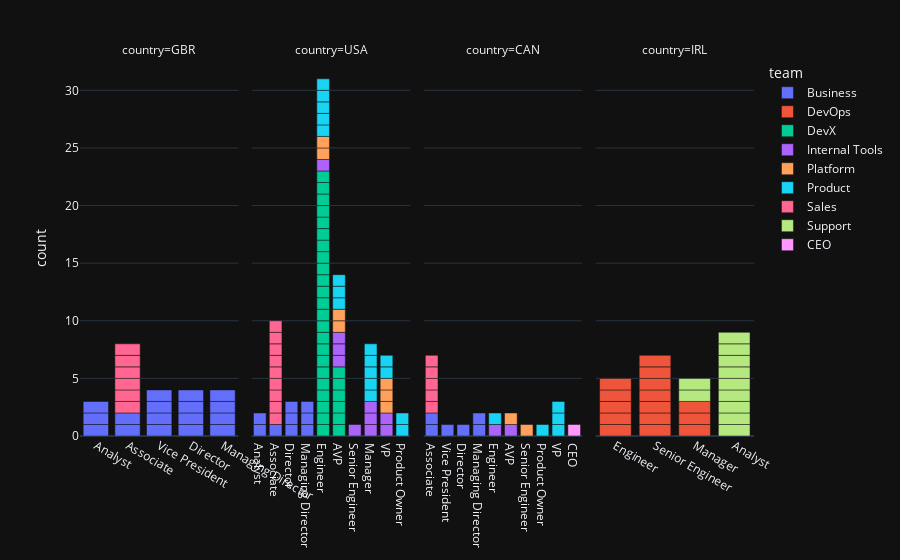

Notebook code cell kept with this figure:
### Code cell
import plotly.express as px
fig = px.bar(expanded_df, x="title", color="team", hover_data=["team","tz","city"], facet_col="country", template="plotly_dark")

fig.update_xaxes(matches=None, title_text=None)

### Figure 1 — Plotly figure (JSON) as saved in the notebook; plotly's stock layout.template omitted (floating-point values rounded to 4 significant figures)
{"data": [{"alignmentgroup": "True", "customdata": [["Business", "UTC", "London"], ["Business", "UTC", "London"], ["Business", "UTC", "London"], ["Business", "UTC", "London"], ["Business", "UTC", "London"], ["Business", "UTC", "London"], ["Business", "UTC", "London"], ["Business", "UTC", "London"], ["Business", "UTC", "London"], ["Business", "UTC", "London"], ["Business", "UTC", "London"], ["Business", "UTC", "London"], ["Business", "UTC", "London"], ["Business", "UTC", "London"], ["Business", "UTC", "London"], ["Business", "UTC", "London"], ["Business", "UTC", "London"]], "hovertemplate": "team=%{customdata[0]}<br>country=GBR<br>title=%{x}<br>count=%{y}<br>tz=%{customdata[1]}<br>city=%{customdata[2]}<extra></extra>", "legendgroup": "Business", "marker": {"color": "#636efa", "pattern": {"shape": ""}}, "name": "Business", "offsetgroup": "Business", "orientation": "v", "showlegend": true, "textposition": "auto", "type": "bar", "x": ["Analyst", "Analyst", "Analyst", "Associate", "Associate", "Vice President", "Vice President", "Vice President", "Vice President", "Director", "Director", "Director", "Director", "Managing Director", "Managing Director", "Managing Director", "Managing Director"], "xaxis": "x", "y": [1, 1, 1, 1, 1, 1, 1, 1, 1, 1, 1, 1, 1, 1, 1, 1, 1], "yaxis": "y"}, {"alignmentgroup": "True", "customdata": [["Business", "EST", "New York"], ["Business", "EST", "New York"], ["Business", "EST", "New York"], ["Business", "EST", "New York"], ["Business", "EST", "New York"], ["Business", "EST", "New York"], ["Business", "EST", "New York"], ["Business", "EST", "New York"], ["Business", "EST", "New York"]], "hovertemplate": "team=%{customdata[0]}<br>country=USA<br>title=%{x}<br>count=%{y}<br>tz=%{customdata[1]}<br>city=%{customdata[2]}<extra></extra>", "legendgroup": "Business", "marker": {"color": "#636efa", "pattern": {"shape": ""}}, "name": "Business", "offsetgroup": "Business", "orientation": "v", "showlegend": false, "textposition": "auto", "type": "bar", "x": ["Analyst", "Analyst", "Associate", "Director", "Director", "Director", "Managing Director", "Managing Director", "Managing Director"], "xaxis": "x2", "y": [1, 1, 1, 1, 1, 1, 1, 1, 1], "yaxis": "y2"}, {"alignmentgroup": "True", "customdata": [["Business", "EST", "Toronto"], ["Business", "EST", "Toronto"], ["Business", "EST", "Toronto"], ["Business", "EST", "Toronto"], ["Business", "EST", "Toronto"], ["Business", "EST", "Toronto"]], "hovertemplate": "team=%{customdata[0]}<br>country=CAN<br>title=%{x}<br>count=%{y}<br>tz=%{customdata[1]}<br>city=%{customdata[2]}<extra></extra>", "legendgroup": "Business", "marker": {"color": "#636efa", "pattern": {"shape": ""}}, "name": "Business", "offsetgroup": "Business", "orientation": "v", "showlegend": false, "textposition": "auto", "type": "bar", "x": ["Associate", "Associate", "Vice President", "Director", "Managing Director", "Managing Director"], "xaxis": "x3", "y": [1, 1, 1, 1, 1, 1], "yaxis": "y3"}, {"alignmentgroup": "True", "customdata": [["DevOps", "UTC", "Dublin"], ["DevOps", "UTC", "Dublin"], ["DevOps", "UTC", "Dublin"], ["DevOps", "UTC", "Dublin"], ["DevOps", "UTC", "Dublin"], ["DevOps", "UTC", "Dublin"], ["DevOps", "UTC", "Dublin"], ["DevOps", "UTC", "Dublin"], ["DevOps", "UTC", "Dublin"], ["DevOps", "UTC", "Dublin"], ["DevOps", "UTC", "Dublin"], ["DevOps", "UTC", "Dublin"], ["DevOps", "UTC", "Dublin"], ["DevOps", "UTC", "Dublin"], ["DevOps", "UTC", "Dublin"]], "hovertemplate": "team=%{customdata[0]}<br>country=IRL<br>title=%{x}<br>count=%{y}<br>tz=%{customdata[1]}<br>city=%{customdata[2]}<extra></extra>", "legendgroup": "DevOps", "marker": {"color": "#EF553B", "pattern": {"shape": ""}}, "name": "DevOps", "offsetgroup": "DevOps", "orientation": "v", "showlegend": true, "textposition": "auto", "type": "bar", "x": ["Engineer", "Engineer", "Engineer", "Engineer", "Engineer", "Senior Engineer", "Senior Engineer", "Senior Engineer", "Senior Engineer", "Senior Engineer", "Senior Engineer", "Senior Engineer", "Manager", "Manager", "Manager"], "xaxis": "x4", "y": [1, 1, 1, 1, 1, 1, 1, 1, 1, 1, 1, 1, 1, 1, 1], "yaxis": "y4"}, {"alignmentgroup": "True", "customdata": [["DevX", "EST", "Fort Lauderdale"], ["DevX", "EST", "Fort Lauderdale"], ["DevX", "EST", "Fort Lauderdale"], ["DevX", "EST", "Fort Lauderdale"], ["DevX", "EST", "Fort Lauderdale"], ["DevX", "EST", "Fort Lauderdale"], ["DevX", "EST", "Fort Lauderdale"], ["DevX", "EST", "Fort Lauderdale"], ["DevX", "EST", "Fort Lauderdale"], ["DevX", "EST", "Fort Lauderdale"], ["DevX", "EST", "Fort Lauderdale"], ["DevX", "EST", "Fort Lauderdale"], ["DevX", "EST", "Fort Lauderdale"], ["DevX", "EST", "Fort Lauderdale"], ["DevX", "EST", "Fort Lauderdale"], ["DevX", "EST", "Fort Lauderdale"], ["DevX", "EST", "Fort Lauderdale"], ["DevX", "EST", "Fort Lauderdale"], ["DevX", "EST", "Fort Lauderdale"], ["DevX", "EST", "Fort Lauderdale"], ["DevX", "EST", "Fort Lauderdale"], ["DevX", "EST", "Fort Lauderdale"], ["DevX", "EST", "Fort Lauderdale"], ["DevX", "EST", "Fort Lauderdale"], ["DevX", "EST", "Fort Lauderdale"], ["DevX", "EST", "Fort Lauderdale"], ["DevX", "EST", "Fort Lauderdale"], ["DevX", "EST", "Fort Lauderdale"], ["DevX", "EST", "Fort Lauderdale"]], "hovertemplate": "team=%{customdata[0]}<br>country=USA<br>title=%{x}<br>count=%{y}<br>tz=%{customdata[1]}<br>city=%{customdata[2]}<extra></extra>", "legendgroup": "DevX", "marker": {"color": "#00cc96", "pattern": {"shape": ""}}, "name": "DevX", "offsetgroup": "DevX", "orientation": "v", "showlegend": true, "textposition": "auto", "type": "bar", "x": ["Engineer", "Engineer", "Engineer", "Engineer", "Engineer", "Engineer", "Engineer", "Engineer", "Engineer", "Engineer", "Engineer", "Engineer", "Engineer", "Engineer", "Engineer", "Engineer", "Engineer", "Engineer", "Engineer", "Engineer", "Engineer", "Engineer", "Engineer", "AVP", "AVP", "AVP", "AVP", "AVP", "AVP"], "xaxis": "x2", "y": [1, 1, 1, 1, 1, 1, 1, 1, 1, 1, 1, 1, 1, 1, 1, 1, 1, 1, 1, 1, 1, 1, 1, 1, 1, 1, 1, 1, 1], "yaxis": "y2"}, {"alignmentgroup": "True", "customdata": [["Internal Tools", "PST", "Seattle"], ["Internal Tools", "PST", "Seattle"], ["Internal Tools", "PST", "Seattle"], ["Internal Tools", "PST", "Seattle"], ["Internal Tools", "PST", "Seattle"], ["Internal Tools", "PST", "Seattle"], ["Internal Tools", "PST", "Seattle"], ["Internal Tools", "PST", "Seattle"], ["Internal Tools", "PST", "Seattle"], ["Internal Tools", "PST", "Seattle"]], "hovertemplate": "team=%{customdata[0]}<br>country=USA<br>title=%{x}<br>count=%{y}<br>tz=%{customdata[1]}<br>city=%{customdata[2]}<extra></extra>", "legendgroup": "Internal Tools", "marker": {"color": "#ab63fa", "pattern": {"shape": ""}}, "name": "Internal Tools", "offsetgroup": "Internal Tools", "orientation": "v", "showlegend": true, "textposition": "auto", "type": "bar", "x": ["Engineer", "Senior Engineer", "Manager", "Manager", "Manager", "AVP", "AVP", "AVP", "VP", "VP"], "xaxis": "x2", "y": [1, 1, 1, 1, 1, 1, 1, 1, 1, 1], "yaxis": "y2"}, {"alignmentgroup": "True", "customdata": [["Internal Tools", "EST", "Toronto"], ["Internal Tools", "EST", "Toronto"]], "hovertemplate": "team=%{customdata[0]}<br>country=CAN<br>title=%{x}<br>count=%{y}<br>tz=%{customdata[1]}<br>city=%{customdata[2]}<extra></extra>", "legendgroup": "Internal Tools", "marker": {"color": "#ab63fa", "pattern": {"shape": ""}}, "name": "Internal Tools", "offsetgroup": "Internal Tools", "orientation": "v", "showlegend": false, "textposition": "auto", "type": "bar", "x": ["Engineer", "AVP"], "xaxis": "x3", "y": [1, 1], "yaxis": "y3"}, {"alignmentgroup": "True", "customdata": [["Platform", "PST", "Seattle"], ["Platform", "PST", "Seattle"], ["Platform", "PST", "Seattle"], ["Platform", "PST", "Seattle"], ["Platform", "PST", "Seattle"], ["Platform", "PST", "Seattle"], ["Platform", "PST", "Seattle"]], "hovertemplate": "team=%{customdata[0]}<br>country=USA<br>title=%{x}<br>count=%{y}<br>tz=%{customdata[1]}<br>city=%{customdata[2]}<extra></extra>", "legendgroup": "Platform", "marker": {"color": "#FFA15A", "pattern": {"shape": ""}}, "name": "Platform", "offsetgroup": "Platform", "orientation": "v", "showlegend": true, "textposition": "auto", "type": "bar", "x": ["Engineer", "Engineer", "AVP", "AVP", "VP", "VP", "VP"], "xaxis": "x2", "y": [1, 1, 1, 1, 1, 1, 1], "yaxis": "y2"}, {"alignmentgroup": "True", "customdata": [["Platform", "EST", "Toronto"], ["Platform", "EST", "Toronto"]], "hovertemplate": "team=%{customdata[0]}<br>country=CAN<br>title=%{x}<br>count=%{y}<br>tz=%{customdata[1]}<br>city=%{customdata[2]}<extra></extra>", "legendgroup": "Platform", "marker": {"color": "#FFA15A", "pattern": {"shape": ""}}, "name": "Platform", "offsetgroup": "Platform", "orientation": "v", "showlegend": false, "textposition": "auto", "type": "bar", "x": ["Senior Engineer", "AVP"], "xaxis": "x3", "y": [1, 1], "yaxis": "y3"}, {"alignmentgroup": "True", "customdata": [["Product", "EST", "New York"], ["Product", "PST", "Seattle"], ["Product", "PST", "Seattle"], ["Product", "PST", "Seattle"], ["Product", "EST", "New York"], ["Product", "PST", "Seattle"], ["Product", "EST", "New York"], ["Product", "PST", "Seattle"], ["Product", "PST", "Seattle"], ["Product", "PST", "Seattle"], ["Product", "EST", "New York"], ["Product", "PST", "Seattle"], ["Product", "EST", "New York"], ["Product", "PST", "Seattle"], ["Product", "EST", "New York"], ["Product", "EST", "New York"], ["Product", "EST", "New York"]], "hovertemplate": "team=%{customdata[0]}<br>country=USA<br>title=%{x}<br>count=%{y}<br>tz=%{customdata[1]}<br>city=%{customdata[2]}<extra></extra>", "legendgroup": "Product", "marker": {"color": "#19d3f3", "pattern": {"shape": ""}}, "name": "Product", "offsetgroup": "Product", "orientation": "v", "showlegend": true, "textposition": "auto", "type": "bar", "x": ["Engineer", "Engineer", "Engineer", "Engineer", "Engineer", "Manager", "Manager", "Manager", "Manager", "Manager", "Product Owner", "Product Owner", "AVP", "AVP", "AVP", "VP", "VP"], "xaxis": "x2", "y": [1, 1, 1, 1, 1, 1, 1, 1, 1, 1, 1, 1, 1, 1, 1, 1, 1], "yaxis": "y2"}, {"alignmentgroup": "True", "customdata": [["Product", "EST", "Toronto"], ["Product", "EST", "Toronto"], ["Product", "EST", "Toronto"], ["Product", "EST", "Toronto"], ["Product", "EST", "Toronto"]], "hovertemplate": "team=%{customdata[0]}<br>country=CAN<br>title=%{x}<br>count=%{y}<br>tz=%{customdata[1]}<br>city=%{customdata[2]}<extra></extra>", "legendgroup": "Product", "marker": {"color": "#19d3f3", "pattern": {"shape": ""}}, "name": "Product", "offsetgroup": "Product", "orientation": "v", "showlegend": false, "textposition": "auto", "type": "bar", "x": ["Engineer", "Product Owner", "VP", "VP", "VP"], "xaxis": "x3", "y": [1, 1, 1, 1, 1], "yaxis": "y3"}, {"alignmentgroup": "True", "customdata": [["Sales", "UTC", "London"], ["Sales", "UTC", "London"], ["Sales", "UTC", "London"], ["Sales", "UTC", "London"], ["Sales", "UTC", "London"], ["Sales", "UTC", "London"]], "hovertemplate": "team=%{customdata[0]}<br>country=GBR<br>title=%{x}<br>count=%{y}<br>tz=%{customdata[1]}<br>city=%{customdata[2]}<extra></extra>", "legendgroup": "Sales", "marker": {"color": "#FF6692", "pattern": {"shape": ""}}, "name": "Sales", "offsetgroup": "Sales", "orientation": "v", "showlegend": true, "textposition": "auto", "type": "bar", "x": ["Associate", "Associate", "Associate", "Associate", "Associate", "Associate"], "xaxis": "x", "y": [1, 1, 1, 1, 1, 1], "yaxis": "y"}, {"alignmentgroup": "True", "customdata": [["Sales", "EST", "New York"], ["Sales", "EST", "New York"], ["Sales", "EST", "New York"], ["Sales", "EST", "New York"], ["Sales", "EST", "New York"], ["Sales", "EST", "New York"], ["Sales", "EST", "New York"], ["Sales", "EST", "New York"], ["Sales", "EST", "New York"]], "hovertemplate": "team=%{customdata[0]}<br>country=USA<br>title=%{x}<br>count=%{y}<br>tz=%{customdata[1]}<br>city=%{customdata[2]}<extra></extra>", "legendgroup": "Sales", "marker": {"color": "#FF6692", "pattern": {"shape": ""}}, "name": "Sales", "offsetgroup": "Sales", "orientation": "v", "showlegend": false, "textposition": "auto", "type": "bar", "x": ["Associate", "Associate", "Associate", "Associate", "Associate", "Associate", "Associate", "Associate", "Associate"], "xaxis": "x2", "y": [1, 1, 1, 1, 1, 1, 1, 1, 1], "yaxis": "y2"}, {"alignmentgroup": "True", "customdata": [["Sales", "EST", "Toronto"], ["Sales", "EST", "Toronto"], ["Sales", "EST", "Toronto"], ["Sales", "EST", "Toronto"], ["Sales", "EST", "Toronto"]], "hovertemplate": "team=%{customdata[0]}<br>country=CAN<br>title=%{x}<br>count=%{y}<br>tz=%{customdata[1]}<br>city=%{customdata[2]}<extra></extra>", "legendgroup": "Sales", "marker": {"color": "#FF6692", "pattern": {"shape": ""}}, "name": "Sales", "offsetgroup": "Sales", "orientation": "v", "showlegend": false, "textposition": "auto", "type": "bar", "x": ["Associate", "Associate", "Associate", "Associate", "Associate"], "xaxis": "x3", "y": [1, 1, 1, 1, 1], "yaxis": "y3"}, {"alignmentgroup": "True", "customdata": [["Support", "UTC", "Dublin"], ["Support", "UTC", "Dublin"], ["Support", "UTC", "Dublin"], ["Support", "UTC", "Dublin"], ["Support", "UTC", "Dublin"], ["Support", "UTC", "Dublin"], ["Support", "UTC", "Dublin"], ["Support", "UTC", "Dublin"], ["Support", "UTC", "Dublin"], ["Support", "UTC", "Dublin"], ["Support", "UTC", "Dublin"]], "hovertemplate": "team=%{customdata[0]}<br>country=IRL<br>title=%{x}<br>count=%{y}<br>tz=%{customdata[1]}<br>city=%{customdata[2]}<extra></extra>", "legendgroup": "Support", "marker": {"color": "#B6E880", "pattern": {"shape": ""}}, "name": "Support", "offsetgroup": "Support", "orientation": "v", "showlegend": true, "textposition": "auto", "type": "bar", "x": ["Analyst", "Analyst", "Analyst", "Analyst", "Analyst", "Analyst", "Analyst", "Analyst", "Analyst", "Manager", "Manager"], "xaxis": "x4", "y": [1, 1, 1, 1, 1, 1, 1, 1, 1, 1, 1], "yaxis": "y4"}, {"alignmentgroup": "True", "customdata": [["CEO", "EST", "Toronto"]], "hovertemplate": "team=%{customdata[0]}<br>country=CAN<br>title=%{x}<br>count=%{y}<br>tz=%{customdata[1]}<br>city=%{customdata[2]}<extra></extra>", "legendgroup": "CEO", "marker": {"color": "#FF97FF", "pattern": {"shape": ""}}, "name": "CEO", "offsetgroup": "CEO", "orientation": "v", "showlegend": true, "textposition": "auto", "type": "bar", "x": ["CEO"], "xaxis": "x3", "y": [1], "yaxis": "y3"}], "layout": {"annotations": [{"font": {}, "showarrow": false, "text": "country=GBR", "x": 0.1175, "xanchor": "center", "xref": "paper", "y": 1, "yanchor": "bottom", "yref": "paper"}, {"font": {}, "showarrow": false, "text": "country=USA", "x": 0.3725, "xanchor": "center", "xref": "paper", "y": 1, "yanchor": "bottom", "yref": "paper"}, {"font": {}, "showarrow": false, "text": "country=CAN", "x": 0.6275, "xanchor": "center", "xref": "paper", "y": 1, "yanchor": "bottom", "yref": "paper"}, {"font": {}, "showarrow": false, "text": "country=IRL", "x": 0.8825, "xanchor": "center", "xref": "paper", "y": 1, "yanchor": "bottom", "yref": "paper"}], "barmode": "relative", "legend": {"title": {"text": "team"}, "tracegroupgap": 0}, "margin": {"t": 60}, "xaxis": {"anchor": "y", "domain": [0, 0.235], "title": {}}, "xaxis2": {"anchor": "y2", "domain": [0.255, 0.49], "title": {}}, "xaxis3": {"anchor": "y3", "domain": [0.51, 0.745], "title": {}}, "xaxis4": {"anchor": "y4", "domain": [0.765, 1.0], "title": {}}, "yaxis": {"anchor": "x", "domain": [0, 1], "title": {"text": "count"}}, "yaxis2": {"anchor": "x2", "domain": [0, 1], "matches": "y", "showticklabels": false}, "yaxis3": {"anchor": "x3", "domain": [0, 1], "matches": "y", "showticklabels": false}, "yaxis4": {"anchor": "x4", "domain": [0, 1], "matches": "y", "showticklabels": false}}}
